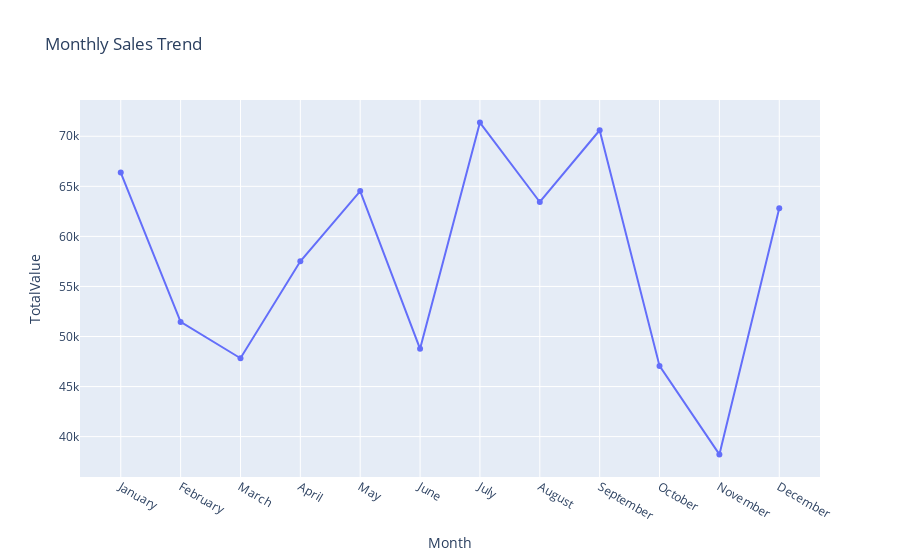

The code cell stored with this chart in its notebook:
### Markdown cell above
### Monthly Sales Trend

### Code cell
fig_monthly_sales = px.line(
    monthly_sales,
    x='Month',
    y='TotalValue',
     markers=True,
    title='Monthly Sales Trend'
)
fig_monthly_sales.show()

### Figure 1 — Plotly figure (JSON) as saved in the notebook; plotly's stock layout.template omitted (floating-point values rounded to 4 significant figures)
{"data": [{"hovertemplate": "Month=%{x}<br>TotalValue=%{y}<extra></extra>", "legendgroup": "", "line": {"color": "#636efa", "dash": "solid"}, "marker": {"symbol": "circle"}, "mode": "markers+lines", "name": "", "orientation": "v", "showlegend": false, "type": "scatter", "x": ["January", "February", "March", "April", "May", "June", "July", "August", "September", "October", "November", "December"], "xaxis": "x", "y": [66380.0, 51460.0, 47830.0, 57520.0, 64530.0, 48770.0, 71370.0, 63440.0, 70600.0, 47060.0, 38220.0, 62820.0], "yaxis": "y"}], "layout": {"legend": {"tracegroupgap": 0}, "title": {"text": "Monthly Sales Trend"}, "xaxis": {"anchor": "y", "domain": [0, 1], "title": {"text": "Month"}}, "yaxis": {"anchor": "x", "domain": [0, 1], "title": {"text": "TotalValue"}}}}
